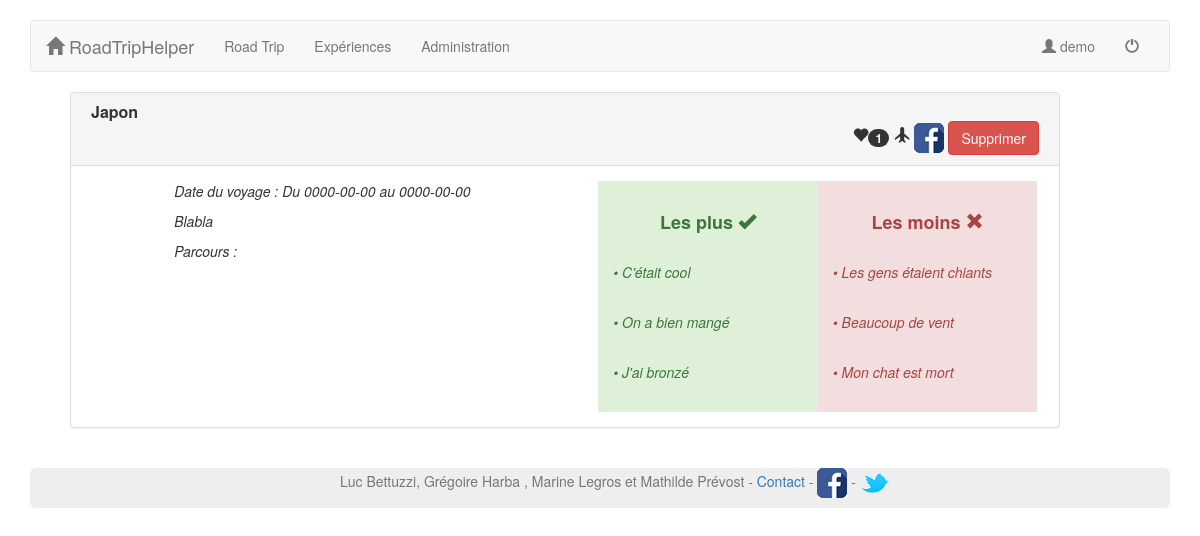
/roadTripHelper/public/index.php?p=post.show&id=7 (signed in), run on the app's committed database.
### tables this page shows
CREATE TABLE `user` (
  `id` int(11) NOT NULL,
  `username` varchar(255) DEFAULT NULL,
  `password` varchar(255) DEFAULT NULL,
  `name` varchar(255) DEFAULT NULL,
  `lastname` varchar(255) DEFAULT NULL,
  `email` varchar(255) DEFAULT NULL,
  `isAdmin` tinyint(4) NOT NULL DEFAULT '0'
);

CREATE TABLE `experience` (
  `id` int(11) NOT NULL,
  `id_user` int(11) DEFAULT NULL,
  `titre` varchar(100) DEFAULT NULL,
  `description` text,
  `nb_likes` int(11) DEFAULT NULL,
  `plus` text,
  `moins` text,
  `accepte` tinyint(1) DEFAULT NULL,
  `date_debut` date NOT NULL,
  `date_fin` date NOT NULL
);

### roadTripHelper/core/Controller/Controller.php (called while the page is built, shortened)
<?php
class Controller{
	protected $viewPath;
	protected $template;
	protected function render($view, $variables = []){
		extract($variables);
		require ($this->viewPath . str_replace('.', '/', $view).'.php');
		$content = ob_get_clean();
		require($this->viewPath . 'templates/' .$this->template . '.php');
	}
}

### roadTripHelper/app/Controller/PostController.php (called while the page is built, shortened)
<?php
class PostController extends AppController{
	public function show () {
		$experience = $this->Experience->find($_GET['id']);
		$this->render('post.show', compact('experience', 'villes_parcourues'));
	}
}

### roadTripHelper/public/index.php (called while the page is built, shortened)
<?php
require ROOT . '/app/App.php';
if(isset($_GET['p'])){
	$page = $_GET['p'];
}else{
	$page = 'post.index';
}
	$page = explode('.', $page);
	if($page[0] == 'admin')
	{
		$controller = '\App\Controller\Admin\\' . ucfirst($page[1]) . 'Controller';
		$action = $page[2];
	}else
	{
		$action = $page[1];
	}
	$controller = new $controller();
	$controller->$action();
?>

### roadTripHelper/core/Table/Table.php (called while the page is built, shortened)
<?php
class Table{
	protected $table;
	protected $db;
	public function __construct(Database $db)
	{
		$this->db = $db;
	}
	public function find($id){
		return $this->query("SELECT * FROM {$this->table} WHERE id = ?", [$id],true);
	}
	public function query($statement,$attributes = null, $one = false){
		if($attributes){
			return $this->db->prepare(
					$statement,
					$attributes,
					str_replace('Table', 'Entity', get_class($this)),
					$one);
		}else{
			return $this->db->query(
					$statement,
					str_replace('Table', 'Entity', get_class($this)),
					$one);
		}
	}
}

### roadTripHelper/core/Database/MysqlDatabase.php (called while the page is built, shortened)
<?php
class MysqlDatabase extends Database{
	private function getPDO(){
		$pdo = new PDO('mysql:dbname=roadtriphelper;host=localhost;charset=utf8','root','');
		$pdo->setAttribute(PDO::ATTR_ERRMODE, PDO::ERRMODE_EXCEPTION);
		return $pdo;
	}
	public function prepare($statement, $attributes, $class_name = null,$one = false)
	{
		$req = $this->getPDO()->prepare($statement);
		$res = $req->execute($attributes);
		if($class_name === null)
		{
			$req->setFetchMode(PDO::FETCH_OBJ);
		}else{
			$req->setFetchMode(PDO::FETCH_CLASS,$class_name);
		}
		if($one)
		{
			$datas = $req->fetch();
		}
		else{
			$datas = $req->fetchAll();
		}
		return $datas;
	}
}

### roadTripHelper/app/Autoloader.php (called while the page is built, shortened)
<?php
class Autoloader{
	static function autoload($class)
	{
		if (strpos($class,__NAMESPACE__ . '\\') === 0)
		{
			$class = str_replace(__NAMESPACE__ . '\\', '',$class);
			$class = str_replace('\\','/',$class);
		}
	}
}

### roadTripHelper/core/Autoloader.php (called while the page is built, shortened)
<?php
class Autoloader{
	static function autoload($class)
	{
		if (strpos($class,__NAMESPACE__ . '\\') ===0)
		{
			$class = str_replace(__NAMESPACE__ . '\\', '',$class);
			$class = str_replace('\\','/',$class);
		}
	}
}

### roadTripHelper/app/App.php (called while the page is built, shortened)
<?php
class App{
	private static $_instance;
	private $db_instance;
	public static function getInstance()
	{
		if(is_null(self::$_instance)){ self::$_instance = new App(); }
		return self::$_instance;
	}
	public static function load(){
		require ROOT . '/app/Autoloader.php';
		require ROOT.'/core/Autoloader.php';
	}
	public function getTable($name)
	{
		return new $class_name($this->getDb());
	}
	public function getDb(){
		$config = Config::getInstance(ROOT . '/config/config.php');
		if (is_null($this->db_instance)){
			return new MysqlDatabase($config->get('db_name'),$config->get('db_user'),$config->get('db_pass'),$config->get('db_host'));
		}
		return $this->db_instance;
	}
	public static function getUsername(){
		$usersController = new $class_name();
		return $usersController->getUsername();
	}
}

### roadTripHelper/core/Config.php (called while the page is built, shortened)
<?php
class Config {
	private $settings = [];
	private static $_instance;
	public static function getInstance($file)
	{
		if(is_null(self::$_instance)){ self::$_instance = new Config($file); }
		return self::$_instance;
	}
	public function __construct($file){
		$this->settings = require($file);
	}
	public function get($key){
		return $this->settings[$key];
	}
}

### roadTripHelper/config/config.php (called while the page is built)
<?php
return array(
		"db_user" => "root",
		"db_pass" => "root",
		"db_host" => "localhost",
		"db_name" => "blog"
);

### roadTripHelper/app/Table/UserTable.php (called while the page is built, shortened)
<?php
class UserTable extends Table{
	public function logged(){  return isset($_SESSION['auth']);  }
	public function getUserId(){
		if($this->logged()){
			return $_SESSION['auth'];
		}
		return false;
	}
	public function getUsername(){
			$userId = $this->getUserId();
			if($userId != false && $userId>0){
				$user = $this->query('SELECT *
						FROM user
						WHERE id = ?',[$userId], null, true);
				return $user[0]->username;
			}
				return false;
	}
}

### roadTripHelper/app/Controller/UsersController.php (called while the page is built, shortened)
<?php
class UsersController extends AppController{
	public function getUsername(){
		$userName = $this->User->getUsername();
		if($userName != false){
			return $userName;
		} else {
			return 'Login';
		}
	}
}

### roadTripHelper/app/Views/post/show.php (the view, shortened to what this page needs)
<div style='padding-left:40px' class="col-sm-11">
		<?php
			list($plus1, $plus2, $plus3) = split(";", $experience->plus);
			list($moins1, $moins2, $moins3) = split(";", $experience->moins); ?>
			<div class="panel panel-default">
				<div class="panel-heading">
				<div class="row">
					<h3 style='padding-left:20px' align="left" class="panel-title">
						<strong><?=$experience->titre;?></strong>
					</h3>
					<h3 align="right" style='padding-right:20px' class="panel-title">
						<a href='http://localhost/RTH/roadTripHelper/public/index.php?p=post.incrementeLike&id=<?=$experience->id;?>' title="J'adore !"><span class='glyphicon glyphicon-heart grey' aria-hidden='true'></span><span class="badge"><?= $experience->nb_likes;?></span></a>
							<a href='index.php?p=users.logout' title="Je veux y aller !" ><span class='glyphicon glyphicon-plane' aria-hidden='true'></span></a>
							 <a target="_blank" title="Facebook" href="https://www.facebook.com/sharer.php?u=google.fr&t=RoadTripHelper" rel="nofollow" onclick="javascript:window.open(this.href, '', 'menubar=no,toolbar=no,resizable=yes,scrollbars=yes,height=500,width=700');return false;"><img src="img/facebook.png" alt="Facebook" /></a>
							<?php if(isset($_SESSION["admin"]) && ($_SESSION["admin"] == 1))  echo("
						<form action = '?p=admin.post.delete' method = 'post' style= 'display : inline;'>
							<input type= 'hidden' name ='id' value = '<?= $experience->id;?>'>
							<button type= 'submit' class ='btn btn-danger'>Supprimer</button>
						</form>");?>
					</h3>
				</div>
				</div>
				<div class="panel-body">
					<div class="col-sm-11">
						<div class="row">
							<div class="col-lg-6 col-sm-push-1 ">
								<p><em> Date du voyage : Du  <?=$experience->date_debut;?> au <?=$experience->date_debut;?></em></p>
								<p><em> <?=$experience->description;?></em></p>
								<p><em> Parcours : </em><br />
								</p>
							</div>
							<div class="col-lg-3 col-sm-push-1 alert-success">
								&nbsp;<h4 align="center"><b>Les plus <span class="glyphicon glyphicon-ok"></span></b></h4>&nbsp;
								&nbsp;<p><em>&bull; <?=$plus1;?></em></p>&nbsp;
								&nbsp;<p><em>&bull; <?=$plus2;?></em></p>&nbsp;
								&nbsp;<p><em>&bull; <?=$plus3;?></em></p>&nbsp;
							</div>
							<div class="col-lg-3 col-sm-push-1 alert-danger">
								&nbsp;<h4 align="center"><b>Les moins <span class="glyphicon glyphicon-remove"></span></b></h4>&nbsp;
								&nbsp;<p><em>&bull; <?=$moins1;?></em></p>&nbsp;
								&nbsp;<p><em>&bull; <?=$moins2;?></em></p>&nbsp;
								&nbsp;<p><em>&bull; <?=$moins3;?></em></p>&nbsp;
							</div>
						</div>
					</div>
				</div>
			</div>
	</div>

### roadTripHelper/app/Views/templates/default.php (shortened to what this page needs)
<!DOCTYPE html>
<html lang="en">
	<head>
		<link rel="stylesheet" href="https://maxcdn.bootstrapcdn.com/bootstrap/3.3.6/css/bootstrap.min.css">
		<link rel="stylesheet" type="text/css" href="css/style.css">
	</head>
	<body>
		<div class="container">
			<nav class="navbar navbar-default">
				<div class="container-fluid">
			  		<div class="navbar-header">
			            <a class="navbar-brand" href="index.php"><span class="glyphicon glyphicon-home" aria-hidden="true"></span> RoadTripHelper</a>
			        </div>
			    	<div id="navbar" class="navbar-collapse collapse">
			            <ul class="nav navbar-nav">
			    			<li><a href="index.php?p=post.roadTrip">Road Trip</a></li>
			    			<li><a href="index.php?p=post.experiences">Expériences</a></li>
			    			<?php if (isset($_SESSION["admin"]) && $_SESSION["admin"] == 1)  echo("
			    				<li><a href='index.php?p=admin.post.index'>Administration</a></li>");
			    				?>
						</ul>
						<ul class="nav navbar-nav navbar-right">
			              	<li><a href="index.php?p=users.login"><span class="glyphicon glyphicon-user" aria-hidden="true"></span> <?=App::getUsername()?></a></li>
							<?php if(App::getUsername()!="Login") { echo("<li><a href='index.php?p=users.logout'><span class='glyphicon glyphicon-off' aria-hidden='true'></span></a></li>"); }?>
			            </ul>
			  		</div>
				</div>
			</nav>
				<?= $content;  ?>
		</div><br />
		<div class="container">
			<footer class="footer footerFonce" >
	      		<div class="container" >
	        		<p class="text-muted text-center">Luc Bettuzzi, Grégoire Harba , Marine Legros et Mathilde Prévost - <a href="mailto:roadtriphelper2@gmail.com">Contact</a>
	        		- <a href="#"><img class="icone" src="img/facebook.png" alt="facebook" /></a> - <a href="#"><img class="icone" src="img/twitter.png" alt="twitter" /></a></p>
	      		</div>
	    	</footer>
    	</div>
	</body>
</html>

### roadTripHelper/public/css/style.css (style rules this page uses)
body { padding-top: 20px; }
.footerFonce { background-color: #eee; border-color: #e7e7e7; border-radius: 6px; }

### data on the page
user: username "demo"
experience: titre "Japon", nb_likes "1", date_debut "0000-00-00", description "Blabla"

### other printed values
$plus1 "C'était cool"
$plus2 "On a bien mangé"
$plus3 "J'ai bronzé"
$moins1 "Les gens étaient chiants"
$moins2 "Beaucoup de vent"
$moins3 "Mon chat est mort"
